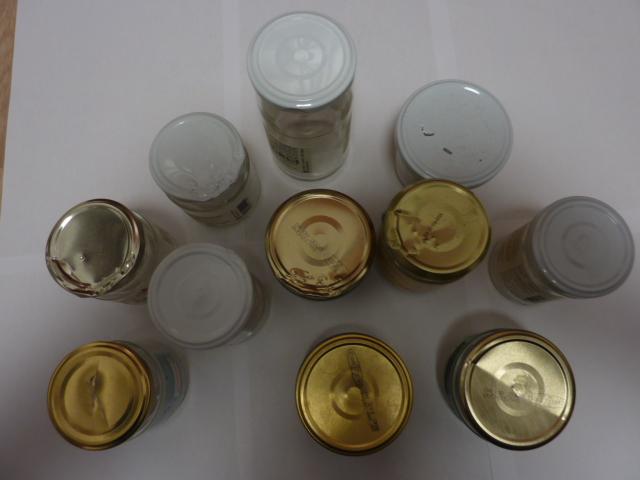
#> input picture train data/p101.JPG, 640 x 480 px
$ python -i defect_detection.py   (imports and definitions only)
#> lines starting #> are read from the running program, lines starting #| are printed output that depends on the picture; after the words box and inside, x2 and y2 are one past the last pixel; in counts of white or black regions, pixels touching at a corner belong together
#> further down, picture is the input picture: shape (480, 640, 3); mean B, G, R 104, 111.4, 116.6
import cv2
import numpy as np
import os
import pandas as pd
import json
from sklearn.ensemble import RandomForestClassifier
from sklearn.model_selection import train_test_split
import matplotlib.pyplot as plt
import tkinter as tk
from tkinter import filedialog

# Set Chinese font for matplotlib
plt.rcParams['font.sans-serif'] = ['SimHei']  # For displaying Chinese labels
plt.rcParams['axes.unicode_minus'] = False  # For displaying negative signs


# [66 lines left out: functions select_test_images, load_data, not called in this run]


def extract_features(image):
    """Extract image features"""
    # Convert to grayscale
    gray = cv2.cvtColor(image, cv2.COLOR_BGR2GRAY)
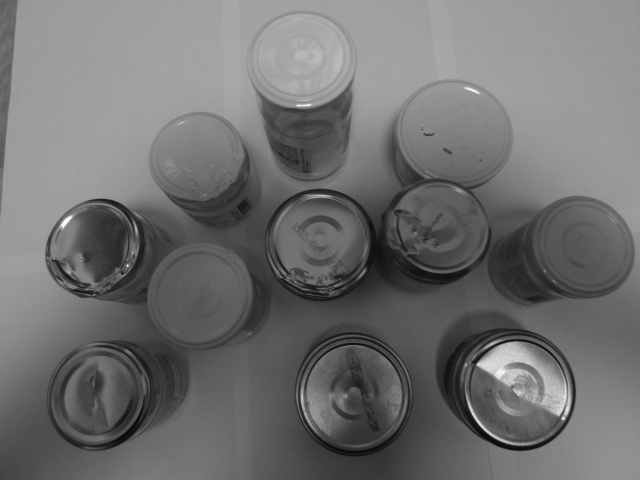
#> gray: shape (480, 640); min 9, max 255, mean 112.1

    # Calculate HOG features
    hog = cv2.HOGDescriptor()
    hog_features = hog.compute(gray)

    # Calculate color histogram
    hist = cv2.calcHist([image], [0, 1, 2], None, [8, 8, 8],
                        [0, 256, 0, 256, 0, 256])
    hist = cv2.normalize(hist, hist).flatten()
#> hist = 512 values, max 0.619 at index 292, min 0 at index 2, mean 0.00635

    # Calculate edge features
    edges = cv2.Canny(gray, 100, 200)
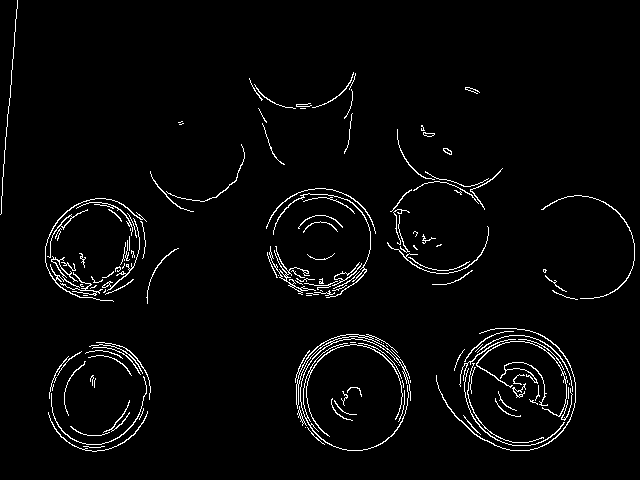
#> edges: shape (480, 640); 3% white in thin lines or dots
    edge_features = cv2.calcHist([edges], [0], None, [32], [0, 256])
#> edge_features = 32 values, max 297879 at index 0, min 0 at index 1, mean 9600
    edge_features = cv2.normalize(edge_features, edge_features).flatten()
#> edge_features = 32 values, max 1 at index 0, min 0 at index 1, mean 0.0322

    # Combine features
    features = np.concatenate([hog_features.flatten(), hist, edge_features])
    return features


# [118 lines left out: functions test_images, main, not called in this run]


# [2 lines not run here, left out]

>>> import cv2
>>> picture = cv2.imread('train data/p101.JPG')
>>> result = extract_features(picture)

$ run again, on train data/p103.JPG
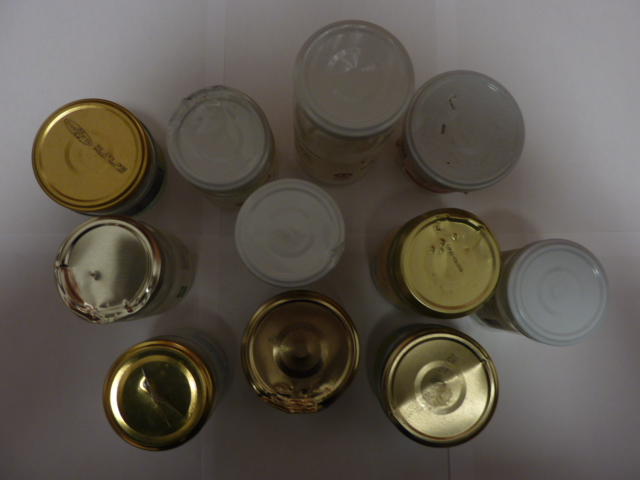
#> input picture train data/p103.JPG, 640 x 480 px
#> picture is the input picture: shape (480, 640, 3); mean B, G, R 78.7, 87, 93.3
#> in extract_features, `gray = cv2.cvtColor(image, cv2.COLOR_BGR2GRAY)`:
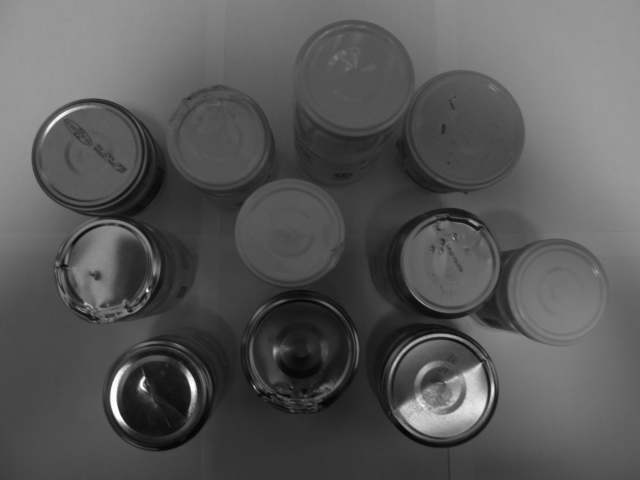
#> gray: shape (480, 640); min 4, max 255, mean 87.9
#> hist = 512 values, max 0.631 at index 146, min 0 at index 2, mean 0.00574
#> in extract_features, `edges = cv2.Canny(gray, 100, 200)`:
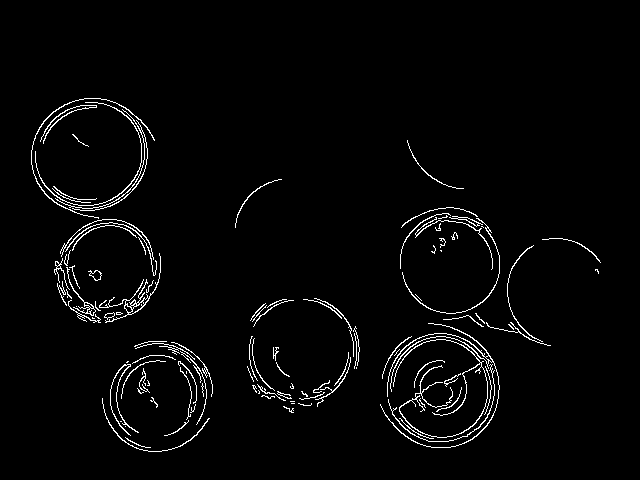
#> edges: shape (480, 640); 2.6% white in thin lines or dots, all inside (x1, y1, x2, y2) = (31, 98, 601, 452)
#> in extract_features, `edge_features = cv2.calcHist([edges], [0], None, [32], [0, 256])`: edge_features = 32 values, max 299219 at index 0, min 0 at index 1, mean 9600
#> in extract_features, `edge_features = cv2.normalize(edge_features, edge_features).flatten()`: edge_features = 32 values, max 1 at index 0, min 0 at index 1, mean 0.0321

$ run again, on train data/p104.JPG
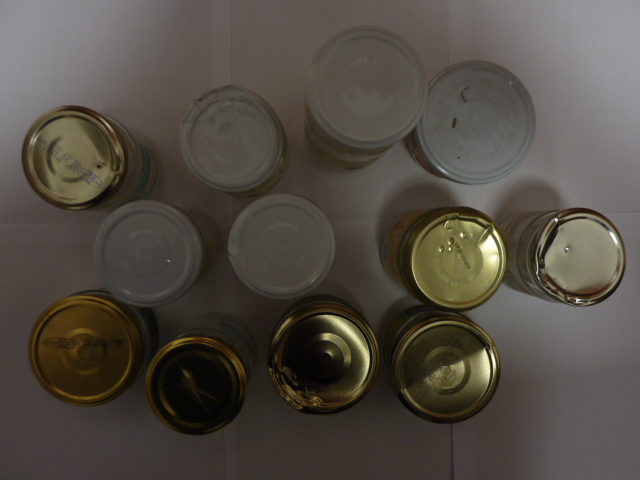
#> input picture train data/p104.JPG, 640 x 480 px
#> picture is the input picture: shape (480, 640, 3); mean B, G, R 67.9, 75.9, 81.8
#> in extract_features, `gray = cv2.cvtColor(image, cv2.COLOR_BGR2GRAY)`:
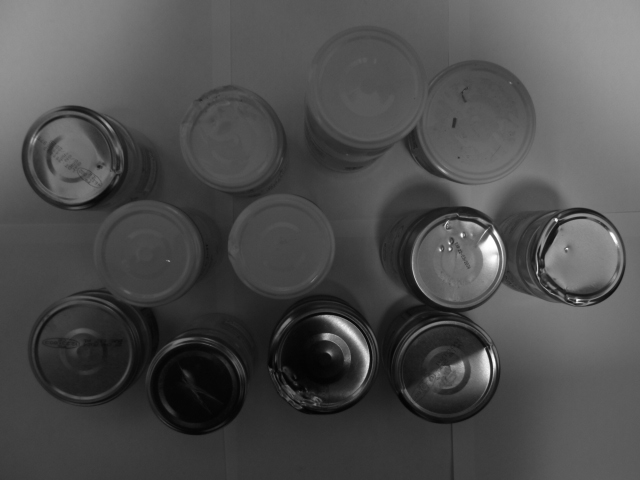
#> gray: shape (480, 640); min 2, max 255, mean 76.8
#> hist = 512 values, max 0.673 at index 146, min 0 at index 2, mean 0.00583
#> in extract_features, `edges = cv2.Canny(gray, 100, 200)`:
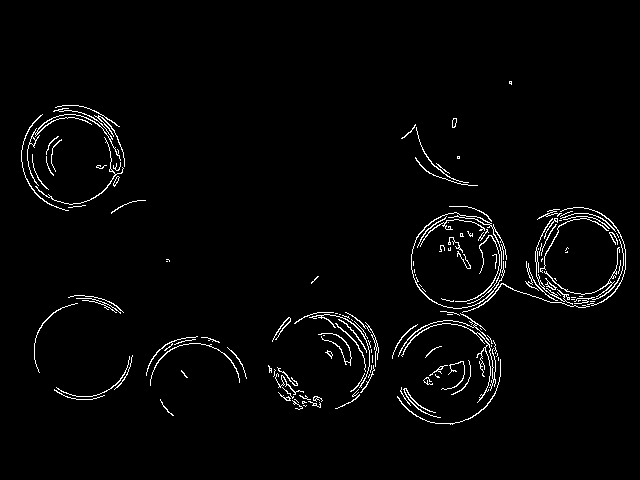
#> edges: shape (480, 640); 2.4% white in thin lines or dots, all inside (x1, y1, x2, y2) = (21, 81, 626, 425)
#> in extract_features, `edge_features = cv2.calcHist([edges], [0], None, [32], [0, 256])`: edge_features = 32 values, max 299822 at index 0, min 0 at index 1, mean 9600
#> in extract_features, `edge_features = cv2.normalize(edge_features, edge_features).flatten()`: edge_features = 32 values, max 1 at index 0, min 0 at index 1, mean 0.032

$ run again, on train data/p105.JPG
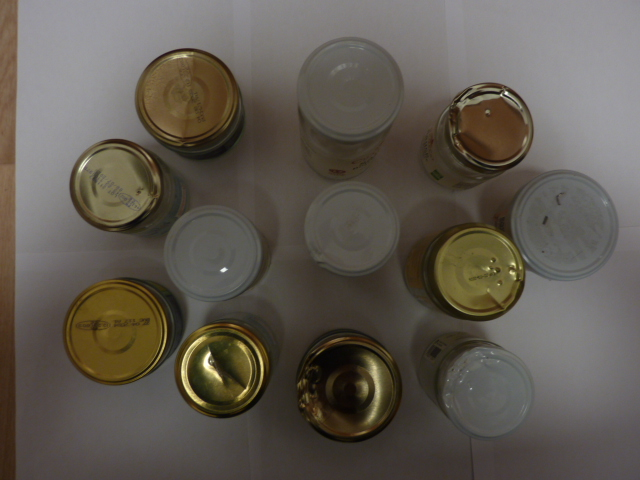
#> input picture train data/p105.JPG, 640 x 480 px
#> picture is the input picture: shape (480, 640, 3); mean B, G, R 81, 89.7, 95.9
#> in extract_features, `gray = cv2.cvtColor(image, cv2.COLOR_BGR2GRAY)`:
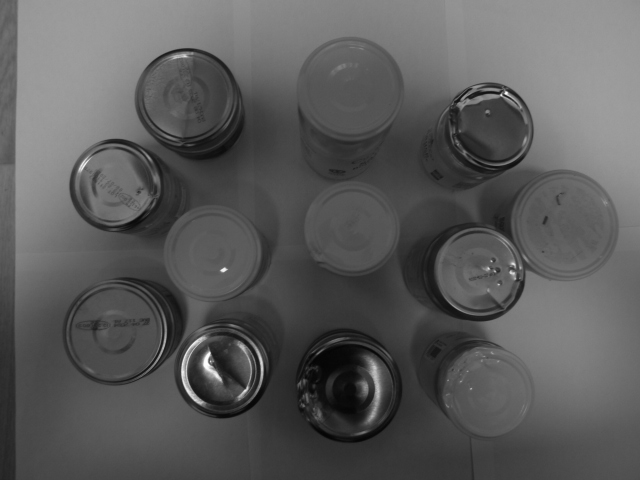
#> gray: shape (480, 640); min 4, max 254, mean 90.5
#> hist = 512 values, max 0.642 at index 146, min 0 at index 2, mean 0.00573
#> in extract_features, `edges = cv2.Canny(gray, 100, 200)`:
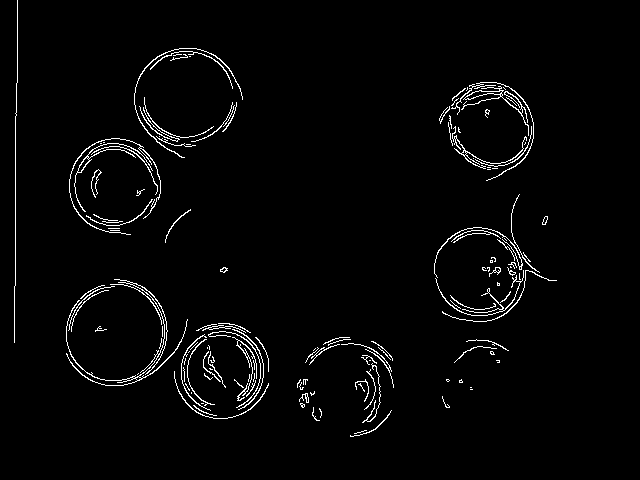
#> edges: shape (480, 640); 2.5% white in thin lines or dots, all inside (x1, y1, x2, y2) = (14, 0, 557, 437)
#> in extract_features, `edge_features = cv2.calcHist([edges], [0], None, [32], [0, 256])`: edge_features = 32 values, max 299433 at index 0, min 0 at index 1, mean 9600
#> in extract_features, `edge_features = cv2.normalize(edge_features, edge_features).flatten()`: edge_features = 32 values, max 1 at index 0, min 0 at index 1, mean 0.032
